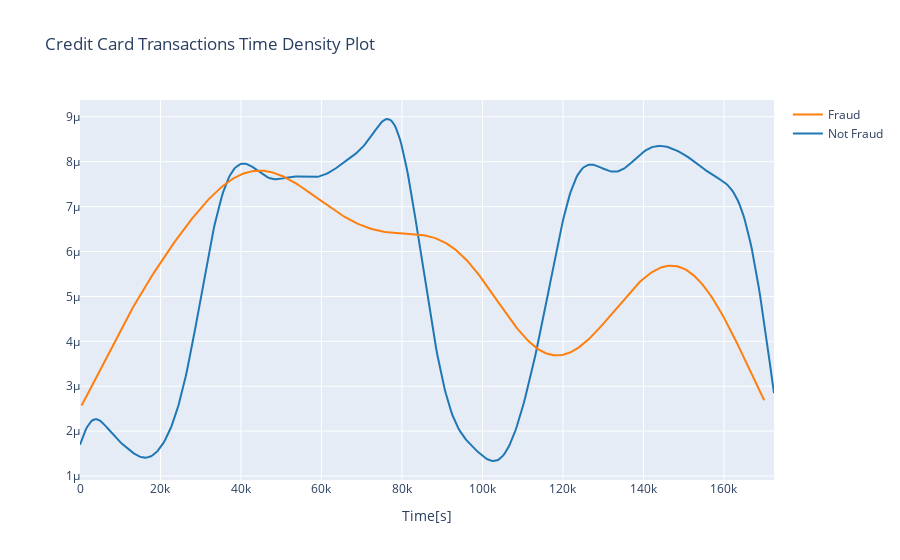

The cell this chart's notebook holds for it:
### Code cell
class_0 = dt.loc[dt['Class'] == 0]["Time"]
class_1 = dt.loc[dt['Class'] == 1]["Time"]
hist_data = [class_0, class_1]
group_labels = ['Not Fraud', 'Fraud']
fig = ff.create_distplot(hist_data, group_labels, show_hist= False, show_rug= False)
fig['layout'].update(title = 'Credit Card Transactions Time Density Plot', xaxis=dict(title='Time[s]'))
iplot(fig, filename='dist_only')

### Figure 1 — Plotly figure (JSON) as saved in the notebook; plotly's stock layout.template omitted (floating-point values rounded to 4 significant figures; data arrays with more than 128 entries replaced by an {"elided": "..."} marker saying what was removed)
{"data": [{"legendgroup": "Not Fraud", "marker": {"color": "rgb(31, 119, 180)"}, "mode": "lines", "name": "Not Fraud", "showlegend": true, "type": "scatter", "x": {"elided": "500 float values"}, "xaxis": "x", "y": {"elided": "500 float values"}, "yaxis": "y"}, {"legendgroup": "Fraud", "marker": {"color": "rgb(255, 127, 14)"}, "mode": "lines", "name": "Fraud", "showlegend": true, "type": "scatter", "x": {"elided": "500 float values"}, "xaxis": "x", "y": {"elided": "500 float values"}, "yaxis": "y"}], "layout": {"barmode": "overlay", "hovermode": "closest", "legend": {"traceorder": "reversed"}, "title": {"text": "Credit Card Transactions Time Density Plot"}, "xaxis": {"anchor": "y2", "domain": [0, 1], "title": {"text": "Time[s]"}, "zeroline": false}, "yaxis": {"anchor": "free", "domain": [0, 1], "position": 0}}}
